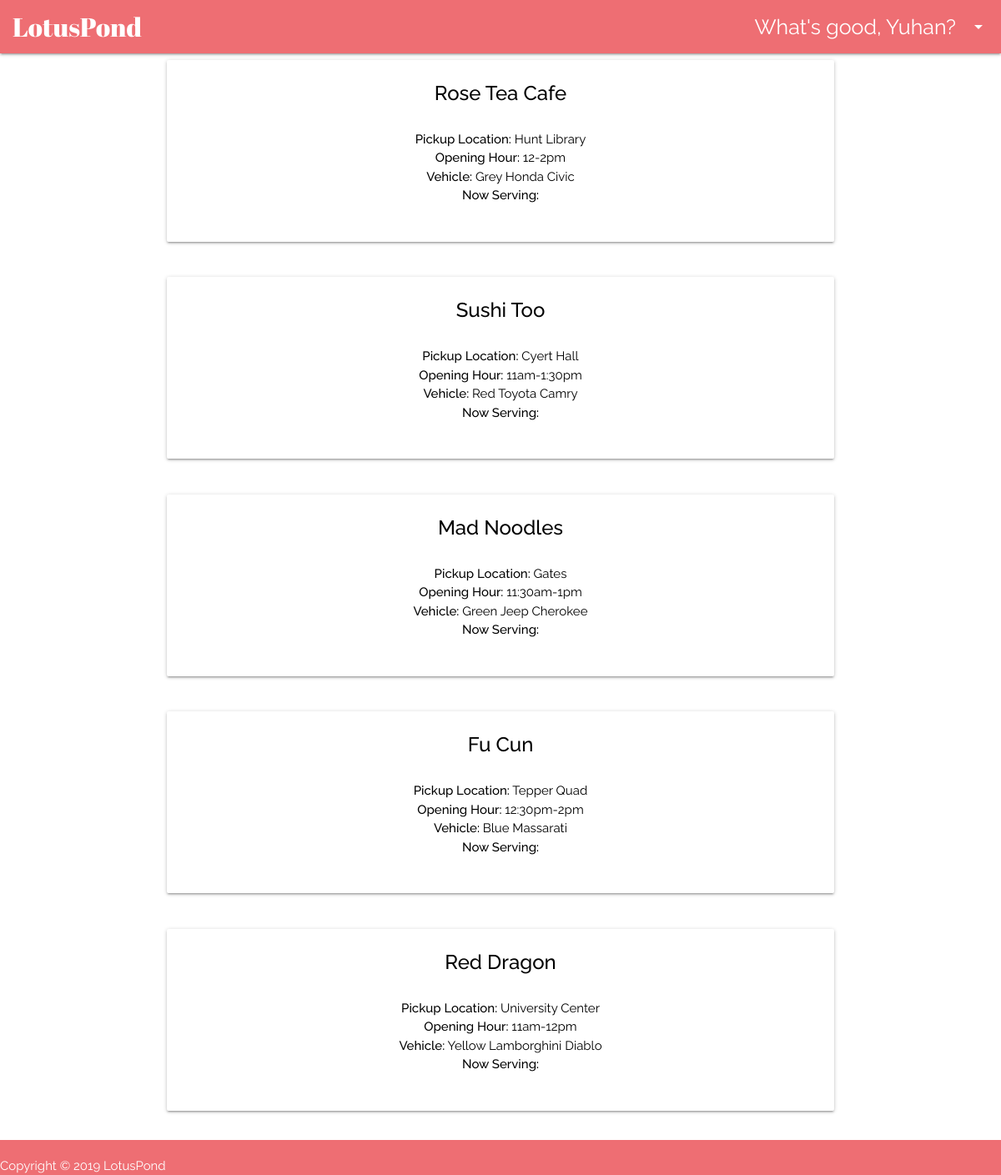
/takeout/home_customer (signed in), run on the app's committed database.
### takeout/models.py (models this page shows, shortened)
class VendorProfile(models.Model):
    vendor = models.OneToOneField(User, default=None, on_delete=models.PROTECT,
                                  related_name='vendor_profile')
    phone = models.CharField(max_length=12)
    company_name = models.CharField(max_length=20)
    license = models.CharField(max_length=100)
    time_slot = models.CharField(max_length=200)
    parking_location = models.CharField(max_length=200)
    car = models.CharField(max_length=200)
    profile_pic = models.FileField(blank=True)
    content_type = models.CharField(max_length=50, default='image/jpg')
    payment_key = models.CharField(max_length=50)

### takeout/views.py (the view)
# urls.py: path('home_customer', views.home_customer, name='home_customer'),
@login_required
def home_customer(request):
    if not customer_has_permission(request.user):
        raise PermissionDenied("You are not a customer!")
    context = dict()
    context['vendors'] = VendorProfile.objects.all()
    context['meals'] = VendorMeal.objects.filter(date=timezone.now())
    return render(request, 'takeout/customer_main.html', context)

### takeout/views.py (called while the page is built)
def customer_has_permission(user):
    try:
        customer = CustomerProfile.objects.get(customer=user)
        return True
    except CustomerProfile.DoesNotExist:
        return False

### takeout/templates/takeout/customer_main.html (shortened to what this page needs)
{% extends "takeout/customer_base.html" %}
{% block content %}
  {% for vendor in vendors %}
    <div class="valign-wrapper row">
      <div class="col card hoverable s12 m12 l8 pull-l2 center-align">
        <a href={% url 'menu_detail' vendor.vendor_id %}
        class="black-text">
          <div class="card-content">
            <div class="row">
              <span class="card-title col s12"><strong>{{ vendor.company_name }}</strong></span>
            </div>
            <div class="row">
              <div class="col s12">
                <span><strong>Pickup Location:</strong> {{ vendor.parking_location }}</span>
              </div>
              <div class="col s12">
                <span><strong>Opening Hour:</strong> {{ vendor.time_slot }}</span>
              </div>
              <div class="col s12">
                <span><strong>Vehicle:</strong> {{ vendor.car }}</span>
              </div>
              <div class="col s12">
                <span><strong>Now Serving:</strong></span>
              </div>
            </div>
          </div>
        </a>
      </div>
    </div>
  {% endfor %}
{% endblock %}

### takeout/templates/takeout/customer_base.html (shortened to what this page needs)
<!DOCTYPE html>
<html>
  <head>
    <link rel="stylesheet" href="https://cdnjs.cloudflare.com/ajax/libs/materialize/1.0.0/css/materialize.css">
    {% load staticfiles %}
    <link href="{% static 'takeout/css/footer.css' %}" rel="stylesheet" type="text/css">
    <link href="{% static 'takeout/css/base.css' %}" rel="stylesheet" type="text/css">
  </head>
  	<body>
		<header>
			<nav>
				<div class="nav-wrapper">
					<a href="" class="brand-logo">LotusPond</a>
					<ul class="right hide-on-med-and-down">
						<li>
							<a class="dropdown-trigger" href="" data-target="dropdown1">
								What's good, {{user.first_name}}? <i class="material-icons right">arrow_drop_down</i>
							</a>
						</li>
					</ul>
				</div>
			</nav>
		</header>
		<main>
	      {% block content %}
	      {% endblock %}
    	</main>
		<footer class="page-footer" style="position:relative;bottom:0;left:0;width:100%;">
			<h7>Copyright &copy; 2019 LotusPond</h7>
		</footer>
  </body>
</html>

### takeout/static/takeout/css/footer.css (style rules this page uses)
body { display: flex; min-height: 100vh; flex-direction: column; }
main { flex: 1 0 auto; }

### takeout/static/takeout/css/base.css (style rules this page uses)
.brand-logo { margin-left: 15px; font-family: 'Abril Fatface', cursive; }
.dropdown-trigger { font-size: 25px; text-align: center; }
body { font-family: 'Raleway', sans-serif; }
.card-title { font-family: 'Raleway', sans-serif; font-weight: 400; }

### data on the page
VendorProfile: company_name "Rose Tea Cafe", parking_location "Hunt Library", time_slot "12-2pm", car "Grey Honda Civic"
VendorProfile: company_name "Sushi Too", parking_location "Cyert Hall", time_slot "11am-1:30pm", car "Red Toyota Camry"
VendorProfile: company_name "Mad Noodles", parking_location "Gates", time_slot "11:30am-1pm", car "Green Jeep Cherokee"
VendorProfile: company_name "Fu Cun", parking_location "Tepper Quad", time_slot "12:30pm-2pm", car "Blue Massarati"
VendorProfile: company_name "Red Dragon", parking_location "University Center", time_slot "11am-12pm", car "Yellow Lamborghini Diablo"

### other printed values
{{ user.first_name }} "Yuhan"
